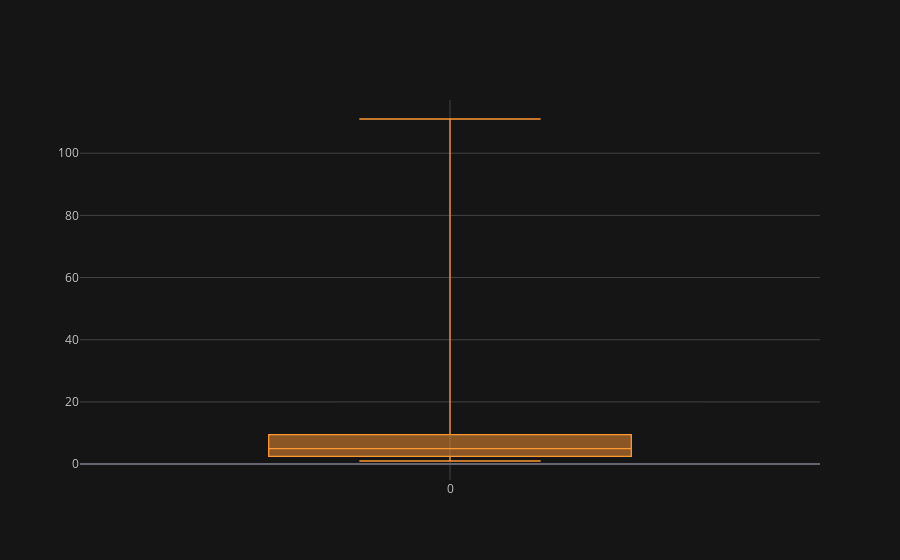

Notebook code for this chart:
### Code cell
de2 = pd.DataFrame([1,2,3,4,5,6,7,8,9,10,11,2,1,3,4,5,2,110,111,101])
de2.iplot(kind='box')

### Figure 1 — Plotly figure (JSON) as saved in the notebook; plotly's stock layout.template omitted (floating-point values rounded to 4 significant figures)
{"data": [{"boxpoints": false, "line": {"width": 1.3}, "marker": {"color": "rgba(255, 153, 51, 1.0)"}, "name": "0", "orientation": "v", "type": "box", "y": [1, 2, 3, 4, 5, 6, 7, 8, 9, 10, 11, 2, 1, 3, 4, 5, 2, 110, 111, 101]}], "layout": {"legend": {"bgcolor": "#151516", "font": {"color": "#D9D9D9"}}, "paper_bgcolor": "#151516", "plot_bgcolor": "#151516", "title": {"font": {"color": "#D9D9D9"}}, "xaxis": {"gridcolor": "#434343", "showgrid": true, "tickfont": {"color": "#C2C2C2"}, "title": {"font": {"color": "#D9D9D9"}, "text": ""}, "zerolinecolor": "#666570"}, "yaxis": {"gridcolor": "#434343", "showgrid": true, "tickfont": {"color": "#C2C2C2"}, "title": {"font": {"color": "#D9D9D9"}, "text": ""}, "zerolinecolor": "#666570"}}}
